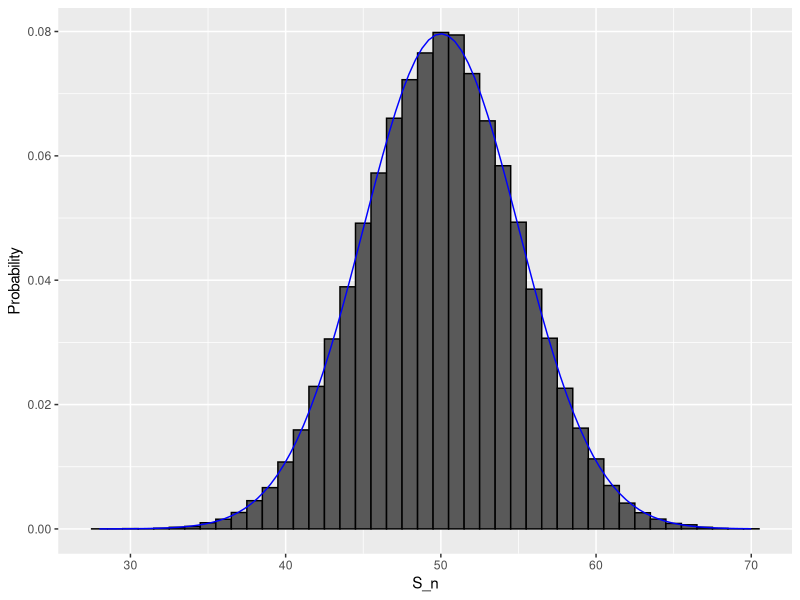

The R source for this figure:
## ---- chunk 1
beads <- rep(c("red", "blue"), times = c(2, 3))
x <- ifelse(sample(beads, 1) == "blue", 1, 0)
## ---- chunk 2
x <- rnorm(10, mean = 70, sd = 3)
## ---- chunk 3
n <- 100
s <- replicate(100000, sum(sample(c(0,1), n, replace = TRUE)))
## ---- chunk 4
mean(s <= 40)
## ---- chunk 5
library(tidyverse)
normal_density <- data.frame(x = seq(min(s), max(s), length = 100)) |> 
  mutate(f = dnorm(x, mean(s), sd(s)))
data.frame(S_n = s) |> ggplot(aes(S_n, after_stat(density))) +
  geom_histogram(color = "black", binwidth = 1)  +
  ylab("Probability") + 
  geom_line(data = normal_density, mapping = aes(x, f), color = "blue")
## ---- chunk 6

pbinom(40, size = n, prob = 1/2)
## ---- chunk 7
B <- 10^6
x <- sample(c(0, 1), B, replace = TRUE)
mean(x)
